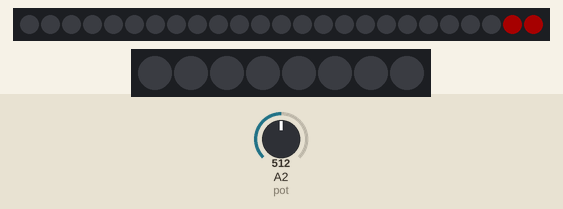
A sketch run on a simulated ATtiny85, built with avr-gcc and run on an emulated ATtiny85. On the bench: 25 RGB LEDs in strip order, left to right, 8 RGB LEDs in strip order, left to right. The inputs (shaded band) are chosen by the test bench; at power-on: A2 (pot) = 512. Dim RGB values are drawn brighter than linear.

Above: at 0.4 s.
At 5.49 s:
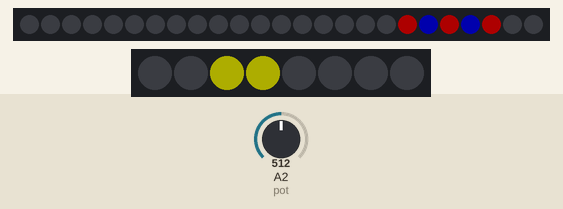
At 5.89 s:
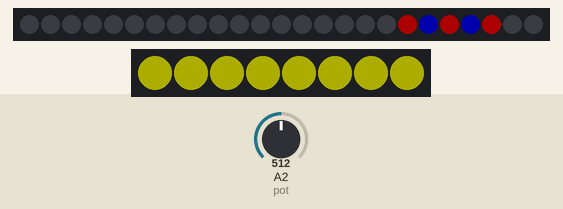
At 6.5 s:
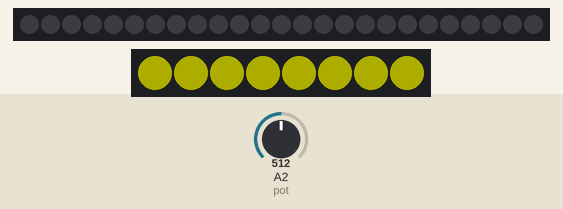
Timing chart, 0 to 40.0 s (numbered marks = the images above):
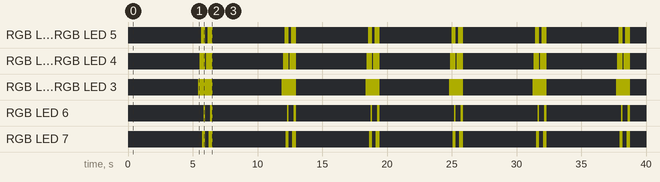

The sketch:

FADA_Celeste_test.ino
```cpp
// (licence header left out)
#include <Adafruit_NeoPixel.h>
#ifdef __AVR__
#include <avr/power.h>  // Required for 16 MHz Adafruit Trinket
#endif

// Which pin on the Arduino is connected to the NeoPixels?
#define LED1 3  // On Trinket or Gemma, suggest changing this to 1
#define LED2 1  // On Trinket or Gemma, suggest changing this to 1

//#define Rele 2  // On Trinket or Gemma, suggest changing this to 1
#define pot A2

// How many NeoPixels are attached to the Arduino?
#define NUMPIXELS1 25  // Popular NeoPixel ring size
#define NUMPIXELS2 8   // Popular NeoPixel ring size

Adafruit_NeoPixel pixels1(NUMPIXELS1, LED1, NEO_GRB + NEO_KHZ800);
Adafruit_NeoPixel pixels2(NUMPIXELS2, LED2, NEO_GRB + NEO_KHZ800);

#define DELAYVAL 500  // Time (in milliseconds) to pause between pixels

void setup() {
  pinMode(pot,INPUT);
  pixels1.begin();  // INITIALIZE NeoPixel strip object (REQUIRED)
  pixels2.begin();  // INITIALIZE NeoPixel strip object (REQUIRED)

  //Serial.begin(9600);

  // These lines are specifically to support the Adafruit Trinket 5V 16 MHz.
  // Any other board, you can remove this part (but no harm leaving it):

#if defined(__AVR_ATtiny85__) && (F_CPU == 16000000)
  clock_prescale_set(clock_div_1);
#endif
  // END of Trinket-specific code.
  // rainbow1(1);
  // rainbow2(2);
  pixels1.clear();  // Set all pixel colors to 'off'
  pixels2.clear();  // Set all pixel colors to 'off'
  apagar1();
  apagar2();
}
// brazo 1-> 1:10
// brazo 2-> 11:18
// brazo 3-> 11:23


void corazon(int wait) {
  pixels1.clear();  // Set all pixel colors to 'off'

  for (int i = 23; i <= 25; i++) {
    pixels1.setPixelColor(i, pixels1.Color(40, 0, 0));
  }
  pixels1.show();

  delay(wait);

  for (int i = 23; i <= 25; i++) {
    pixels1.setPixelColor(i, pixels1.Color(0, 0, 0));
  }
  pixels1.show();

  delay(wait);
}

// Brazo 1 Ida y vuelta
void brazo1(int wait) {
  pixels1.clear();  // Set all pixel colors to 'off'
  int k = 0;
  for (int i = 16; i <= NUMPIXELS1; i++) {  // For each pixel...
    k = NUMPIXELS1 - i;
    // pixels.Color() takes RGB values, from 0,0,0 up to 255,255,255
    // Here we're using a moderately bright green color:
    if (k % 2 == 0) {
      pixels1.setPixelColor(k, pixels1.Color(50, 0, 0));
      pixels1.show();  // Send the updated pixel colors to the hardware.
      delay(wait);     // Pause before next pass through loop
      // corazon(wait*2);
    } else {
      pixels1.setPixelColor(k, pixels1.Color(0, 0, 50));
      pixels1.show();  // Send the updated pixel colors to the hardware.
      delay(wait);     // Pause before next pass through loop
    }
  }
  pixels1.clear();
  for (int i = 0; i <= 10; i++) {  // For each pixel...
    k = i;
    // pixels.Color() takes RGB values, from 0,0,0 up to 255,255,255
    // Here we're using a moderately bright green color:
    if (k % 2 == 0) {
      pixels1.setPixelColor(k, pixels1.Color(50, 0, 0));
      pixels1.show();  // Send the updated pixel colors to the hardware.
      delay(wait);     // Pause before next pass through loop
      // corazon(wait*2);
    } else {
      pixels1.setPixelColor(k, pixels1.Color(0, 0, 50));
      pixels1.show();  // Send the updated pixel colors to the hardware.
      delay(wait);     // Pause before next pass through loop
    }
  }
}

void brazo2(int wait) {
  pixels1.clear();  // Set all pixel colors to 'off'
  int k = 0;
  for (int i = 11; i <= 17; i++) {  // For each pixel...
    k = i;
    // pixels.Color() takes RGB values, from 0,0,0 up to 255,255,255
    // Here we're using a moderately bright green color:
    if (k % 2 == 0) {
      pixels1.setPixelColor(k, pixels1.Color(50, 0, 0));
      pixels1.show();  // Send the updated pixel colors to the hardware.
      delay(wait);     // Pause before next pass through loop
      // corazon(wait*2);
    } else {
      pixels1.setPixelColor(k, pixels1.Color(0, 0, 50));
      pixels1.show();  // Send the updated pixel colors to the hardware.
      delay(wait);     // Pause before next pass through loop
    }
  }
  pixels1.clear();  // Set all pixel colors to 'off'

  k = 0;
  for (int i = 8; i <= 15; i++) {  // For each pixel...
    k = NUMPIXELS1 - i;
    // pixels.Color() takes RGB values, from 0,0,0 up to 255,255,255
    // Here we're using a moderately bright green color:
    if (k % 2 == 0) {
      pixels1.setPixelColor(k, pixels1.Color(50, 0, 0));
      pixels1.show();  // Send the updated pixel colors to the hardware.
      delay(wait);     // Pause before next pass through loop
      // corazon(wait*2);
    } else {
      pixels1.setPixelColor(k, pixels1.Color(0, 0, 50));
      pixels1.show();  // Send the updated pixel colors to the hardware.
      delay(wait);     // Pause before next pass through loop
    }
  }
}

void brazo3(int wait) {
  pixels1.clear();  // Set all pixel colors to 'off'
  int k = 0;
  for (int i = 3; i <= 7; i++) {  // For each pixel...
    k = NUMPIXELS1 - i;
    // pixels.Color() takes RGB values, from 0,0,0 up to 255,255,255
    // Here we're using a moderately bright green color:
    if (k % 2 == 0) {
      pixels1.setPixelColor(k, pixels1.Color(50, 0, 0));
      pixels1.show();  // Send the updated pixel colors to the hardware.
      delay(wait);     // Pause before next pass through loop
      // corazon(wait*2);
    } else {
      pixels1.setPixelColor(k, pixels1.Color(0, 0, 50));
      pixels1.show();  // Send the updated pixel colors to the hardware.
      delay(wait);     // Pause before next pass through loop
    }
  }
}

void rainbow1(int wait) {
  for (long firstPixelHue = 0; firstPixelHue < 5 * 65536; firstPixelHue += 256) {
    for (int i = 0; i <= NUMPIXELS1; i++) {
      int pixelHue = firstPixelHue + (i * 65536L / pixels1.numPixels());
      pixels1.setPixelColor(i, pixels1.gamma32(pixels1.ColorHSV(pixelHue)));
    }
    pixels1.show();
    delay(wait);
  }
}

void rinon(int wait) {
  pixels1.clear();  // Set all pixel colors to 'off'
  pixels2.clear();  // Set all pixel colors to 'off'

  pixels2.setPixelColor(2, pixels2.Color(50, 50, 0));
  pixels2.setPixelColor(3, pixels2.Color(50, 50, 0));
  pixels2.show();  // Send the updated pixel colors to the hardware.
  delay(wait);
  pixels2.setPixelColor(1, pixels2.Color(50, 50, 0));
  pixels2.setPixelColor(4, pixels2.Color(50, 50, 0));
  pixels2.show();  // Send the updated pixel colors to the hardware.
  delay(wait);
  pixels2.setPixelColor(0, pixels2.Color(50, 50, 0));
  pixels2.setPixelColor(5, pixels2.Color(50, 50, 0));
  pixels2.show();  // Send the updated pixel colors to the hardware.
  delay(wait);

  pixels2.setPixelColor(7, pixels2.Color(50, 50, 0));
  pixels2.show();  // Send the updated pixel colors to the hardware.
  delay(wait);
  pixels2.setPixelColor(6, pixels2.Color(50, 50, 0));
  pixels2.show();  // Send the updated pixel colors to the hardware.
  delay(wait);
}

void rinon2(int wait) {
  pixels1.clear();  // Set all pixel colors to 'off'
  pixels2.clear();  // Set all pixel colors to 'off'

  pixels2.setPixelColor(2, pixels2.Color(50, 60, 15));
  pixels2.setPixelColor(3, pixels2.Color(50, 60, 15));
  // pixels2.show();  // Send the updated pixel colors to the hardware.
  // delay(wait);
  pixels2.setPixelColor(1, pixels2.Color(50, 60, 15));
  pixels2.setPixelColor(4, pixels2.Color(50, 60, 15));
  // pixels2.show();  // Send the updated pixel colors to the hardware.
  // delay(wait);
  pixels2.setPixelColor(0, pixels2.Color(50, 60, 15));
  pixels2.setPixelColor(5, pixels2.Color(50, 60, 15));
  pixels2.show();  // Send the updated pixel colors to the hardware.
  delay(wait);
}

void rainbow2(int wait) {
  for (long firstPixelHue = 0; firstPixelHue < 5 * 65536; firstPixelHue += 256) {
    for (int i = 0; i <= NUMPIXELS2; i++) {
      int pixelHue = firstPixelHue + (i * 65536L / pixels2.numPixels());
      pixels2.setPixelColor(i, pixels2.gamma32(pixels2.ColorHSV(pixelHue)));
    }
    pixels2.show();
    delay(wait);
  }
}

void apagar1() {
  for (int i = 0; i <= NUMPIXELS1; i++) {  // For each pixel...
    pixels1.setPixelColor(i, pixels1.Color(0, 0, 0));
  }
  pixels1.show();  // Send the updated pixel colors to the hardware.
  delay(100);
}

void apagar2() {
  for (int i = 0; i <= NUMPIXELS2; i++) {  // For each pixel...
    pixels2.setPixelColor(i, pixels2.Color(0, 0, 0));
  }
  pixels2.show();  // Send the updated pixel colors to the hardware.
  delay(50);
}

void loop() {

  // rinon2(100);
  // delay(1000);

  //Serial.println(analogRead(A2));
  int potValue = analogRead(pot);

  // Mapea el valor del potenciómetro al rango de brillo del LED (0 a 255)
  int brightness = map(potValue, 0, 1023, 0, 1023);
//   int brightness = potValue;

brightness= 500;
  if (brightness > 300) {
    apagar1();
    apagar2();
  }
  if (brightness > 300 and brightness < 800) {
    corazon(500);
    brazo1(50);
    corazon(500);
    brazo2(50);
    corazon(500);
    brazo3(50);
    rinon(100);
    rinon(100);
  }
  if (brightness > 799 and brightness < 1024) {
    corazon(500);
    brazo1(50);
    corazon(500);
    brazo2(50);
    corazon(500);
    brazo3(50);
    delay(50);
    rinon2(100);
    delay(50);
    corazon(500);
      apagar2();

    rinon2(100);
    delay(50);
    corazon(500);
  apagar2();

    rinon2(100);
    delay(200);
  }
  apagar1();
  apagar2();
}
```

Measured:
- by itself, RGB LED 0, RGB LED 5: repeats every 6.4 s: off 0.20 s, RGB(50, 50, 0) 0.41 s, off 5.5 s, RGB(50, 50, 0) 0.30 s
- by itself, RGB LED 1, RGB LED 4: repeats every 6.4 s: off 0.10 s, RGB(50, 50, 0) 0.51 s, off 5.4 s, RGB(50, 50, 0) 0.40 s
- by itself, RGB LED 2, RGB LED 3: alternates RGB(50, 50, 0) for 1.1 s and off for 5.3 s
- by itself, RGB LED 6: repeats every 6.4 s: off 0.40 s, RGB(50, 50, 0) 0.20 s, off 5.7 s, RGB(50, 50, 0) 0.10 s
- by itself, RGB LED 7: repeats every 6.4 s: off 0.30 s, RGB(50, 50, 0) 0.30 s, off 5.6 s, RGB(50, 50, 0) 0.20 s
